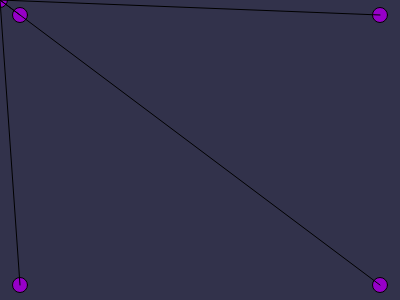
Frame 1 (no input)
Frame 60 (no input): identical to frame 1, image omitted
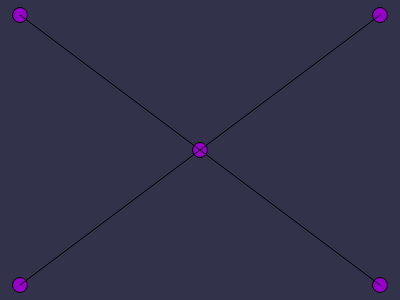
Frame 120 (the mouse pressed at the canvas centre since frame 60)

The p5.js sketch that drew these frames (run headless with seeded random() and noise() and a simulated clock; from frame 60 on, the mouse is pressed at the canvas centre):

// p5.js sketch
// ── sketch.js
// Project Title
// Your Name
// Date
//
// Extra for Experts:
// - describe what you did to take this project "above and beyond"


function setup() {
  createCanvas(400, 300);
}

function draw() {
  background(50, 50, 75);
  cornersAndMouse();
}

function cornersAndMouse() {
  let xPos = [width*0.05, width*0.05, width*0.95, width*0.95];
  let yPos = [height*0.05, height*0.95, height*0.05, height*0.95];

  fill(150, 0, 200);
  circle(mouseX, mouseY, 15);

  if(mouseIsPressed){
    console.log("AddThisIn")
  }

  let i=0;
  while(i < xPos.length) {
    let x = xPos[i];
    let y = yPos[i];
    circle(x,y,15);
    line(x,y,mouseX,mouseY);
    i++;
  }

}
